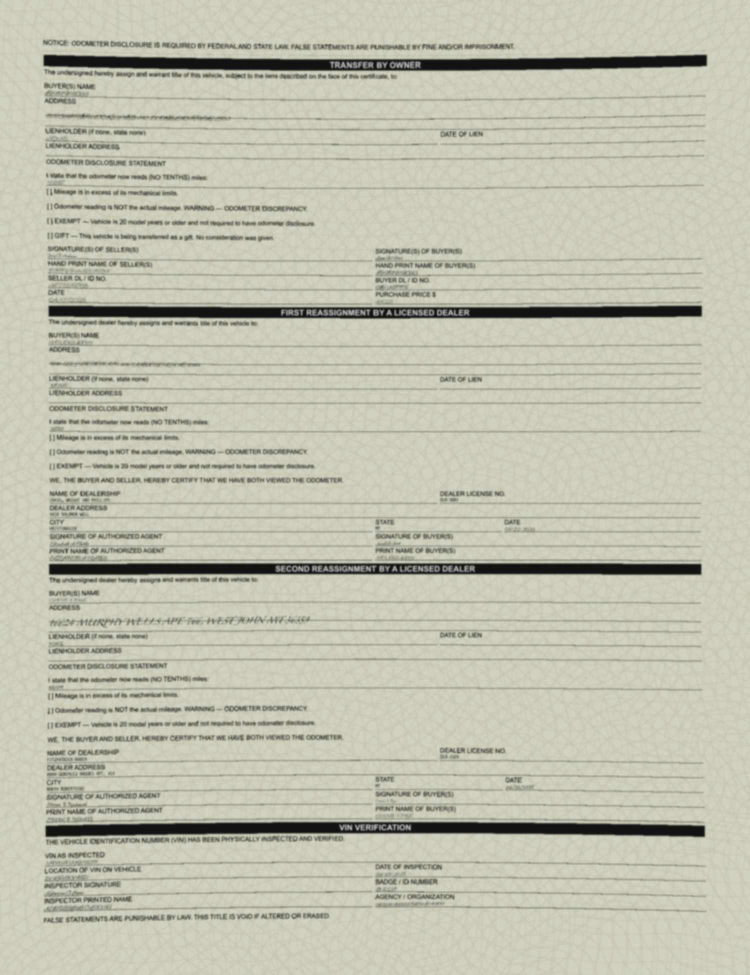
#> input picture dataset_samples/images/title_0000_back.png, 1500 x 1950 px (shown at 1/2 size)
$ python -i augmentation.py   (imports and definitions only)
#> lines starting #> are read from the running program, lines starting #| are printed output that depends on the picture
"""
Image augmentation pipeline for synthetic document images.

Simulates camera capture artifacts: noise, blur, perspective distortion,
barrel distortion (fisheye), JPEG compression, brightness/contrast shifts,
and resolution reduction.

All augmentations also transform bounding boxes so annotations stay aligned.
"""

import math
import random
from dataclasses import dataclass, field
from io import BytesIO

import numpy as np
from PIL import Image, ImageEnhance, ImageFilter


@dataclass
class AugmentationResult:
    """Result of augmenting an image."""
    image: Image.Image
    # Transformation matrix mapping original coords → augmented coords.
    # For simple augmentations (no spatial transform), this is identity.
    # For perspective/fisheye, use transform_point() instead.
    applied: list[str] = field(default_factory=list)
    # Callable to transform (x, y) from original to augmented coordinates.
    # Composed from all spatial transforms applied in order.
    _transforms: list = field(default_factory=list, repr=False)

    # [19 lines left out: functions transform_point, transform_bbox, not called in this run]


# ---------------------------------------------------------------------------
# Individual augmentations
# ---------------------------------------------------------------------------

def _add_gaussian_noise(img: Image.Image, rng: random.Random,
                        sigma_range: tuple[float, float] = (3, 15)) -> Image.Image:
    """Add Gaussian noise to simulate camera sensor noise."""
    arr = np.array(img, dtype=np.float32)
    sigma = rng.uniform(*sigma_range)
    noise = np.random.RandomState(rng.randint(0, 2**31)).normal(0, sigma, arr.shape)
    arr = np.clip(arr + noise, 0, 255).astype(np.uint8)
    return Image.fromarray(arr)


# [5 lines left out: function _adjust_brightness, not called in this run]


def _adjust_contrast(img: Image.Image, rng: random.Random,
                     factor_range: tuple[float, float] = (0.8, 1.3)) -> Image.Image:
    """Random contrast adjustment."""
    factor = rng.uniform(*factor_range)
    return ImageEnhance.Contrast(img).enhance(factor)


# [5 lines left out: function _gaussian_blur, not called in this run]


def _jpeg_compress(img: Image.Image, rng: random.Random,
                   quality_range: tuple[int, int] = (40, 85)) -> Image.Image:
    """JPEG compression artifacts."""
    quality = rng.randint(*quality_range)
    buf = BytesIO()
    img.save(buf, format="JPEG", quality=quality)
    buf.seek(0)
    return Image.open(buf).convert("RGB")


def _downscale(img: Image.Image, rng: random.Random,
               factor_range: tuple[float, float] = (0.4, 0.8)) -> tuple[Image.Image, float]:
    """Downscale then upscale to simulate low-resolution capture.
    Returns (image, scale_factor)."""
    factor = rng.uniform(*factor_range)
    w, h = img.size
    small_w = max(1, int(w * factor))
    small_h = max(1, int(h * factor))
    small = img.resize((small_w, small_h), Image.BILINEAR)
    return small.resize((w, h), Image.BILINEAR), factor


def _perspective_transform(
    img: Image.Image, rng: random.Random,
    max_shift_frac: float = 0.03,
) -> tuple[Image.Image, callable]:
    """Random perspective distortion to simulate an angled camera.

    Returns (image, transform_function) where transform_function maps
    original (x,y) -> distorted (x,y).
    """
    w, h = img.size

    # Random shifts for each corner (fraction of image dimension)
    shifts = [
        (rng.uniform(-max_shift_frac, max_shift_frac) * w,
         rng.uniform(-max_shift_frac, max_shift_frac) * h)
        for _ in range(4)
    ]

    # Source corners (original)
    src = [(0, 0), (w, 0), (w, h), (0, h)]
    # Destination corners (shifted)
    dst = [(s[0] + d[0], s[1] + d[1]) for s, d in zip(src, shifts)]

    # Compute perspective coefficients
    coeffs = _find_perspective_coeffs(dst, src)
    result = img.transform(
        (w, h), Image.PERSPECTIVE, coeffs, Image.BICUBIC,
        fillcolor=(245, 245, 245),
    )

    # Forward transform function: original coords -> distorted coords
    fwd_coeffs = _find_perspective_coeffs(src, dst)

    # [8 lines left out: function transform_fn, not called in this run]

    return result, transform_fn


def _find_perspective_coeffs(
    src: list[tuple[float, float]],
    dst: list[tuple[float, float]],
) -> tuple:
    """Find 8 perspective transform coefficients.

    Maps src quadrilateral to dst quadrilateral.
    """
    # Set up the linear system: Ax = b
    A = []
    b = []
    for (sx, sy), (dx, dy) in zip(src, dst):
        A.append([sx, sy, 1, 0, 0, 0, -dx * sx, -dx * sy])
        A.append([0, 0, 0, sx, sy, 1, -dy * sx, -dy * sy])
        b.append(dx)
        b.append(dy)
    A = np.array(A, dtype=np.float64)
    b = np.array(b, dtype=np.float64)
    try:
        x = np.linalg.solve(A, b)
    except np.linalg.LinAlgError:
        return (1, 0, 0, 0, 1, 0, 0, 0)
    return tuple(x.tolist())


# [77 lines left out: functions _barrel_distortion, _slight_rotation, not called in this run]


# ---------------------------------------------------------------------------
# Pipeline
# ---------------------------------------------------------------------------

@dataclass
class AugmentationConfig:
    """Configuration for the augmentation pipeline."""
    # Probability of applying each augmentation
    p_noise: float = 0.7
    p_brightness: float = 0.6
    p_contrast: float = 0.6
    p_blur: float = 0.5
    p_jpeg: float = 0.8
    p_downscale: float = 0.5
    p_perspective: float = 0.4
    p_barrel: float = 0.3
    p_rotation: float = 0.5

    # Intensity ranges
    noise_sigma: tuple[float, float] = (3, 15)
    brightness_range: tuple[float, float] = (0.8, 1.2)
    contrast_range: tuple[float, float] = (0.8, 1.3)
    blur_radius: tuple[float, float] = (0.5, 1.5)
    jpeg_quality: tuple[int, int] = (40, 85)
    downscale_factor: tuple[float, float] = (0.4, 0.8)
    perspective_shift: float = 0.03
    barrel_k: tuple[float, float] = (0.01, 0.10)
    rotation_degrees: float = 1.5


# No augmentation — for generating clean ground truth
CLEAN_CONFIG = AugmentationConfig(
    p_noise=0, p_brightness=0, p_contrast=0, p_blur=0,
    p_jpeg=0, p_downscale=0, p_perspective=0, p_barrel=0, p_rotation=0,
)

# Light augmentation — minor camera artifacts
LIGHT_CONFIG = AugmentationConfig(
    p_noise=0.5, p_brightness=0.5, p_contrast=0.4, p_blur=0.3,
    p_jpeg=0.6, p_downscale=0.3, p_perspective=0.2, p_barrel=0.1, p_rotation=0.3,
    noise_sigma=(2, 8), blur_radius=(0.3, 0.8), jpeg_quality=(65, 90),
    perspective_shift=0.015, barrel_k=(0.005, 0.04), rotation_degrees=0.8,
)

# Heavy augmentation — rough camera capture
HEAVY_CONFIG = AugmentationConfig(
    p_noise=0.9, p_brightness=0.8, p_contrast=0.8, p_blur=0.7,
    p_jpeg=0.9, p_downscale=0.7, p_perspective=0.6, p_barrel=0.5, p_rotation=0.7,
    noise_sigma=(8, 25), blur_radius=(0.8, 2.5), jpeg_quality=(25, 60),
    downscale_factor=(0.3, 0.6), perspective_shift=0.05,
    barrel_k=(0.03, 0.15), rotation_degrees=2.5,
)

PRESETS = {
    "clean": CLEAN_CONFIG,
    "light": LIGHT_CONFIG,
    "default": AugmentationConfig(),
    "heavy": HEAVY_CONFIG,
}


def augment_image(
    img: Image.Image,
    config: AugmentationConfig | None = None,
    rng: random.Random | None = None,
) -> AugmentationResult:
    """Apply a random set of augmentations to a document image.

    Returns an AugmentationResult with the augmented image and a
    transform function for mapping bounding boxes.

    Spatial transforms (perspective, barrel, rotation) are applied first,
    then pixel-level transforms (noise, blur, JPEG, etc.).
    """
    if config is None:
        config = AugmentationConfig()
    if rng is None:
        rng = random.Random()

    img = img.convert("RGB")
    applied = []
    transforms = []

    # --- Spatial transforms first (order matters for bbox mapping) ---

    if rng.random() < config.p_rotation:
        img, tfn = _slight_rotation(img, rng, config.rotation_degrees)
        transforms.append(tfn)
        applied.append("rotation")

    if rng.random() < config.p_perspective:
        img, tfn = _perspective_transform(img, rng, config.perspective_shift)
        transforms.append(tfn)
        applied.append("perspective")

    if rng.random() < config.p_barrel:
        img, tfn = _barrel_distortion(img, rng, config.barrel_k)
        transforms.append(tfn)
        applied.append("barrel_distortion")

    # --- Pixel-level transforms (no bbox change) ---

    if rng.random() < config.p_brightness:
        img = _adjust_brightness(img, rng, config.brightness_range)
        applied.append("brightness")

    if rng.random() < config.p_contrast:
        img = _adjust_contrast(img, rng, config.contrast_range)
        applied.append("contrast")

    if rng.random() < config.p_blur:
        img = _gaussian_blur(img, rng, config.blur_radius)
        applied.append("blur")

    if rng.random() < config.p_noise:
        img = _add_gaussian_noise(img, rng, config.noise_sigma)
        applied.append("noise")

    if rng.random() < config.p_downscale:
        img, _ = _downscale(img, rng, config.downscale_factor)
        applied.append("downscale")

    # JPEG compression last (common in real pipelines)
    if rng.random() < config.p_jpeg:
        img = _jpeg_compress(img, rng, config.jpeg_quality)
        applied.append("jpeg")

    return AugmentationResult(
        image=img,
        applied=applied,
        _transforms=transforms,
    )

>>> from PIL import Image
>>> picture = Image.open('../../dataset_samples/images/title_0000_back.png')
#> picture is the input picture: PIL image 1500x1950 RGB; mean R, G, B 191.9, 191.6, 174.4
>>> result = augment_image(picture)
#> in _perspective_transform, `result = img.transform( (w, h), Image.PERSPECTIVE, coeffs, Image.BICUB..`:
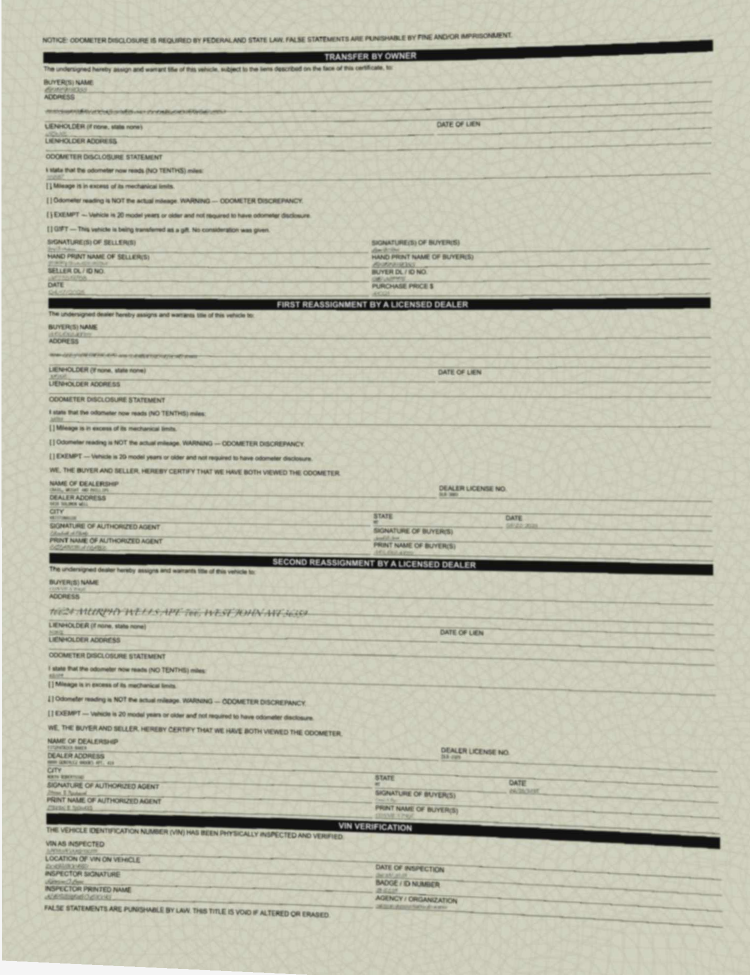
#> result: PIL image 1500x1950 RGB (shown at 1/2 size); mean R, G, B 191.4, 191.1, 174

$ run again, on dataset_samples/images/title_0001_back.png
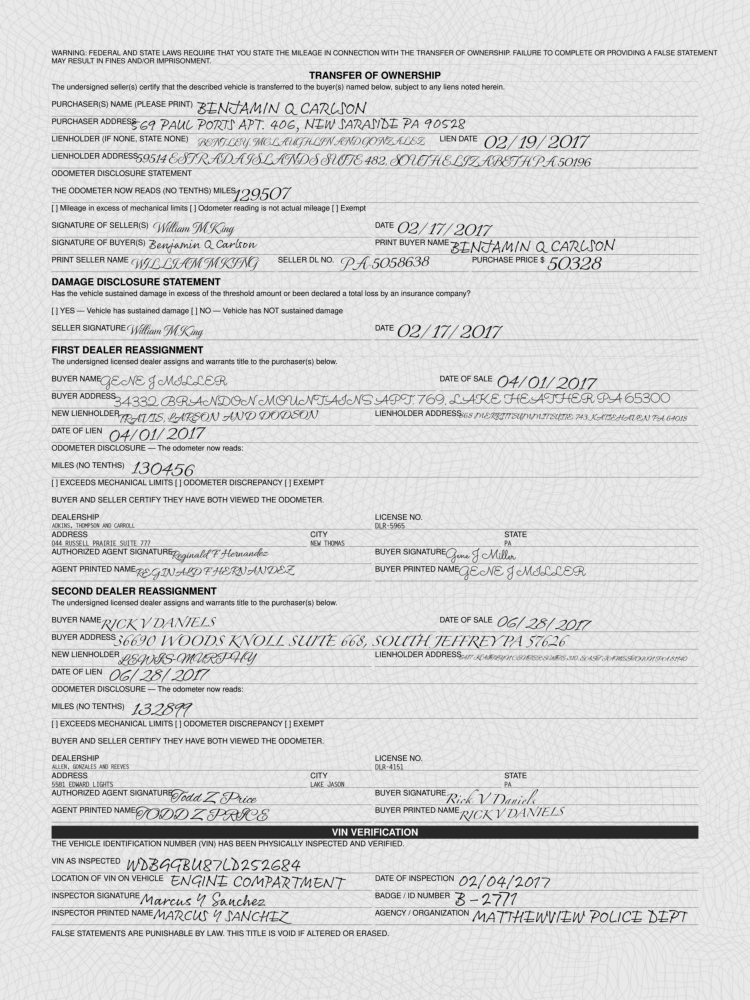
#> input picture dataset_samples/images/title_0001_back.png, 2250 x 3000 px (shown at 1/3 size)
#> picture is the input picture: PIL image 2250x3000 RGB; min 0, max 255, mean 216.4
#> in _perspective_transform, `result = img.transform( (w, h), Image.PERSPECTIVE, coeffs, Image.BICUB..`:
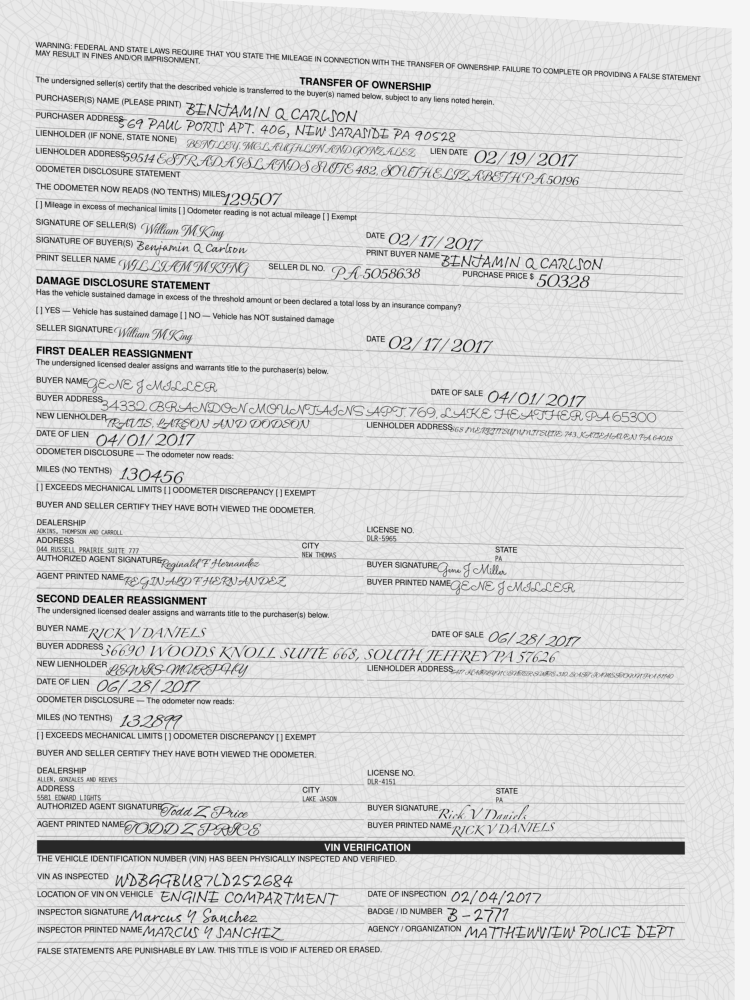
#> result: PIL image 2250x3000 RGB (shown at 1/3 size); min 0, max 255, mean 216.2

$ run again, on dataset_samples/images/title_0002_back.png
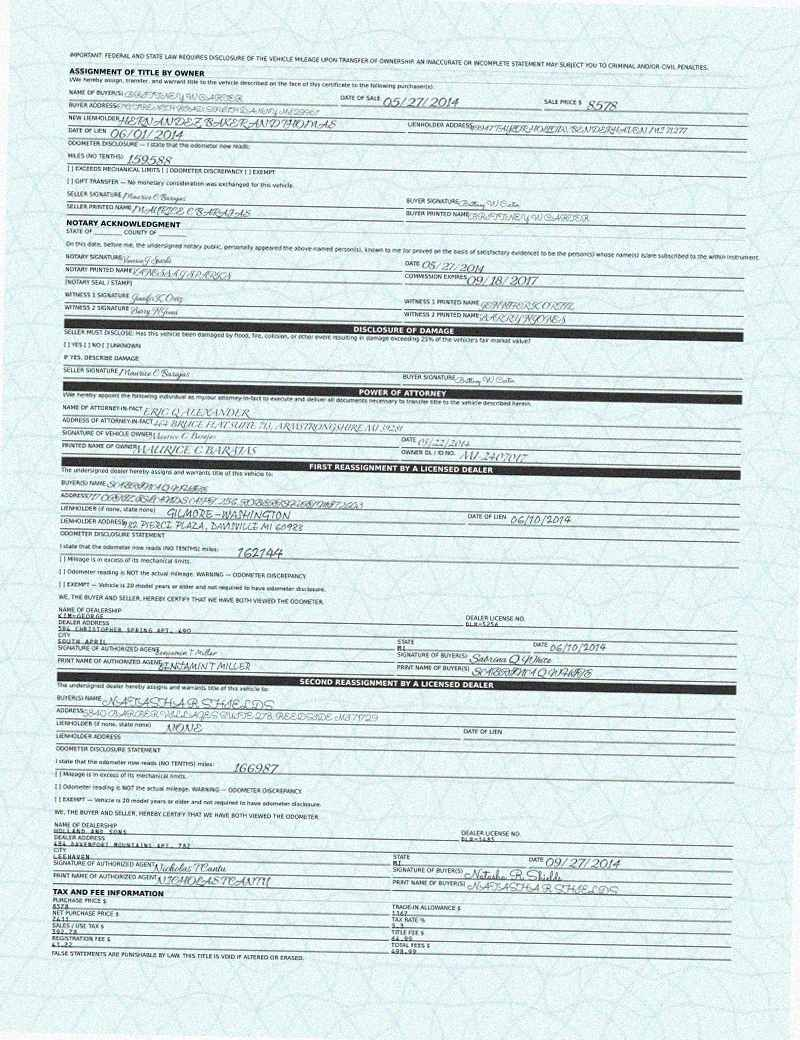
#> input picture dataset_samples/images/title_0002_back.png, 800 x 1040 px
#> picture is the input picture: PIL image 800x1040 RGB; mean R, G, B 214.6, 227.7, 228.6
#> in _perspective_transform, `result = img.transform( (w, h), Image.PERSPECTIVE, coeffs, Image.BICUB..`:
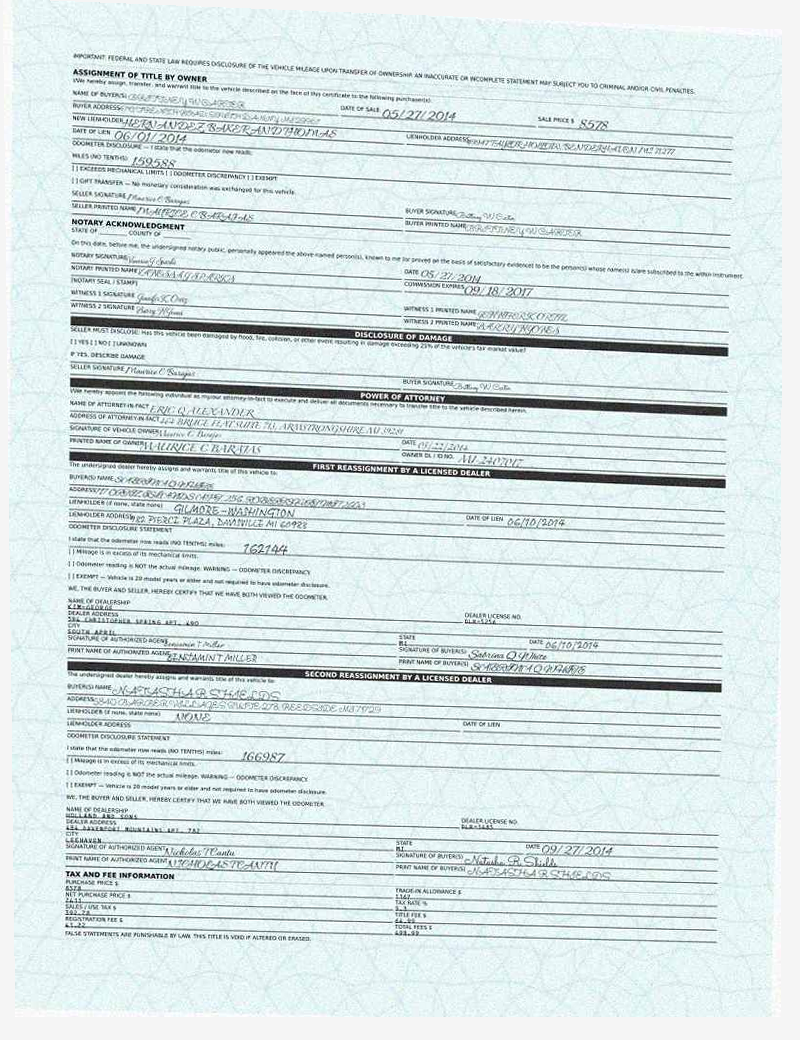
#> result: PIL image 800x1040 RGB; mean R, G, B 216.1, 228.1, 228.9
#> in _downscale, `small = img.resize((small_w, small_h), Image.BILINEAR)`:
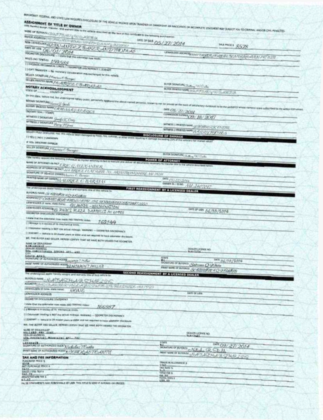
#> small: PIL image 323x420 RGB; mean R, G, B 209, 224.6, 225.6

$ run again, on dataset_samples/images/title_0003_back.png
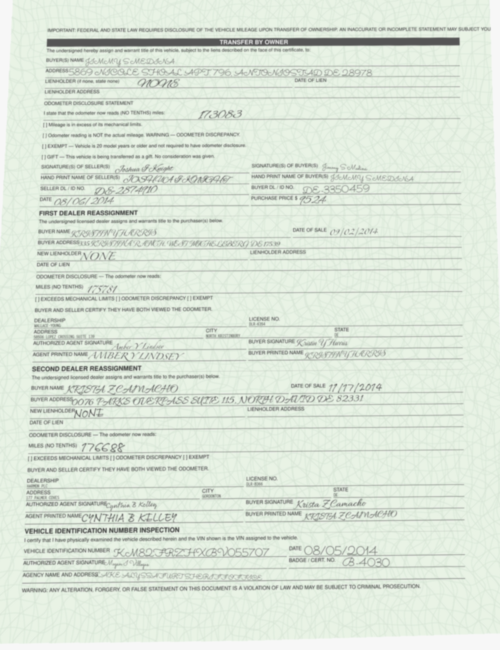
#> input picture dataset_samples/images/title_0003_back.png, 1000 x 1300 px (shown at 1/2 size)
#> picture is the input picture: PIL image 1000x1300 RGB; mean R, G, B 219.2, 229.2, 216.6
#> in _perspective_transform, `result = img.transform( (w, h), Image.PERSPECTIVE, coeffs, Image.BICUB..`:
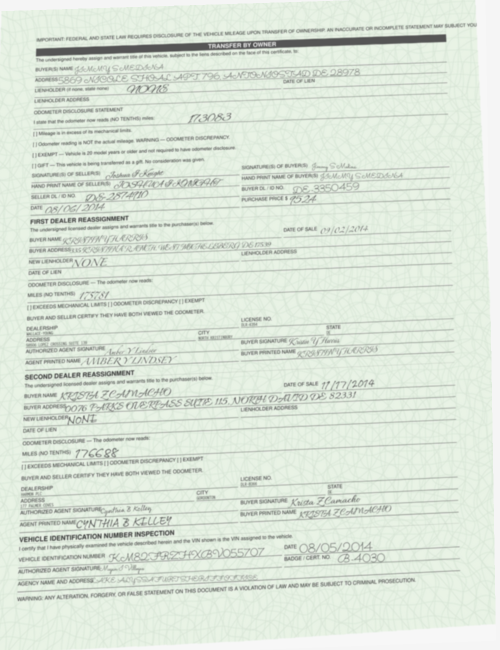
#> result: PIL image 1000x1300 RGB (shown at 1/2 size); mean R, G, B 219.1, 228.9, 216.6
